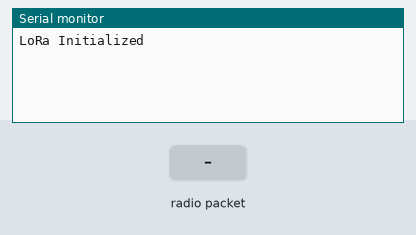
Bench run of a sketch on a simulated ESP32. On the bench: the last lines printed to the serial monitor. The inputs (shaded band) are chosen by the test bench. Uploads are accepted with an empty reply; no radio packets arrive unless stated.

Above: at 1.2 s.
1.3 s: radio packet "1" arrives
At 2.0 s:
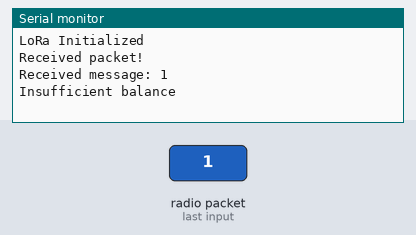
2.8 s: radio packet "0" arrives
At 2.96 s:
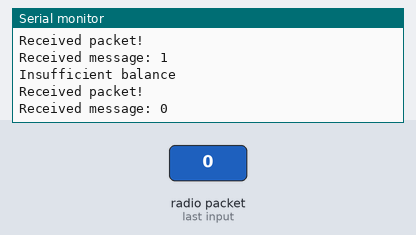
4.3 s: radio packet "2" arrives
At 5.5 s:
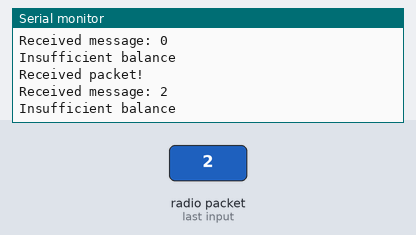

The sketch:

Gateway.ino
```cpp
#include <LoRa.h>
#include <HTTPClient.h>
#include <ArduinoJson.h>

const int SS_PIN = 5; // LoRa radio chip select
const int RST_PIN = 14; // LoRa radio reset
const int DI0_PIN = 27; // Change for ESP32 depending on your module

const long frequency = 433E6;
const long BAUD_RATE = 9600;

void setup() {
  Serial.begin(BAUD_RATE);
  while (!Serial);

  if (!LoRa.begin(frequency)) {
    Serial.println("LoRa initialization failed.");
    while (1);
  }

  Serial.println("LoRa Initialized");
}

void loop() {
  // Try to parse packet
  int packetSize = LoRa.parsePacket();
  if (packetSize) {
    // Received a packet
    Serial.println("Received packet!");

    // Read packet
    String receivedMessage = "";
    while (LoRa.available()) {
      receivedMessage += (char)LoRa.read();
    }

    Serial.println("Received message: " + receivedMessage);

    // Parse JSON
    DynamicJsonDocument doc(1024);
    DeserializationError error = deserializeJson(doc, receivedMessage);
    if (error) {
      Serial.println("JSON parsing failed");
      return;
    }

    // Extract UID and URL
    String UID = doc["UID"];
    String URL = doc["URL"];

    // Make HTTP request to check balance
    HTTPClient http;
    String checkBalanceURL = "http://xtreamdevelopers.lk/check_balance?uid=" + UID;
    http.begin(checkBalanceURL);
    int httpResponseCode = http.GET();
    if (httpResponseCode == 200) {
      String payload = http.getString();
      if (payload == "1") {
        // Make HTTP request to call URL
        HTTPClient httpCall;
        httpCall.begin(URL);
        int callResponseCode = httpCall.GET();
        if (callResponseCode == 200) {
          String callResponse = httpCall.getString();
          // Send response to server
          String activityURL = "http://xtreamdevelopers.lk/network_act?uid=" + UID + "&response=" + callResponse;
          httpCall.begin(activityURL);
          int activityResponseCode = httpCall.GET();
          if (activityResponseCode == 200) {
            Serial.println("Activity logged successfully");
          } else {
            Serial.println("Failed to log activity");
          }
        } else {
          Serial.println("Failed to call URL");
        }
      } else {
        Serial.println("Insufficient balance");
      }
    } else {
      Serial.println("Failed to check balance");
    }

    http.end();
  }
}
```

Measured:
- after the input at 1.3 s, the serial monitor: prints a new line at once (image 1)
- after the input at 2.8 s, the serial monitor: prints a new line at once (image 2)
- after the input at 4.3 s, the serial monitor: prints a new line at once (image 3)
